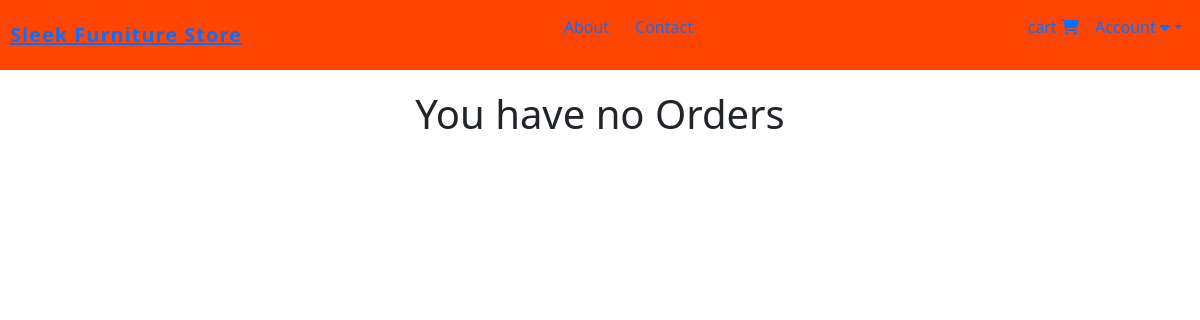
/orders (signed in), run on an earlier commit of the app's database.
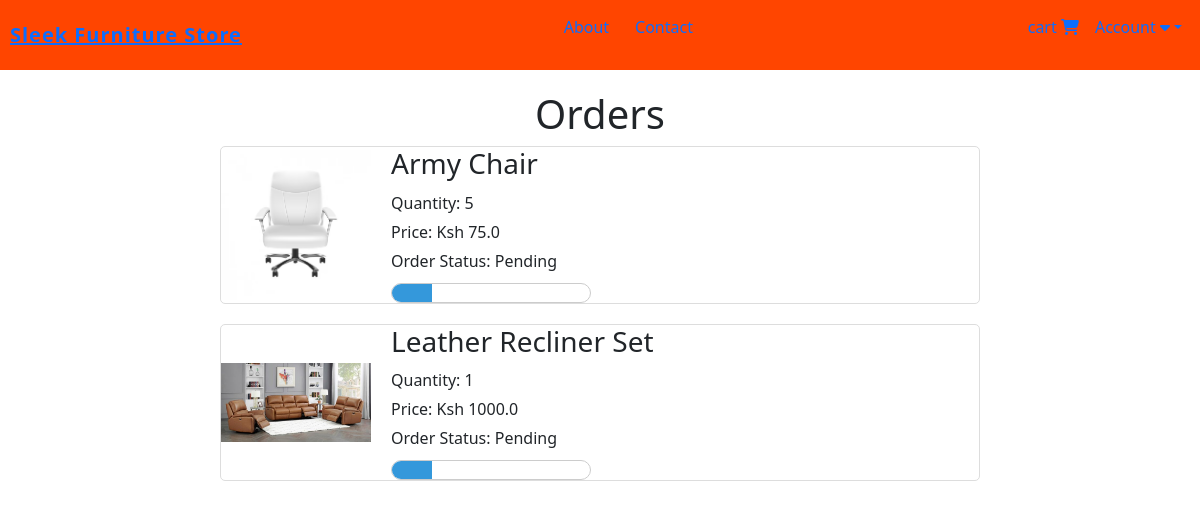
And on a later commit of the database.
### website/models.py (models this page shows, shortened)
class Order(db.Model):
    id = db.Column(db.Integer, primary_key=True)
    quantity = db.Column(db.Integer, nullable=False)
    price = db.Column(db.Float, nullable=False)
    status = db.Column(db.String(100), nullable=False)
    payment_id = db.Column(db.String(1000), nullable=False)
    customer_link = db.Column(db.Integer, db.ForeignKey('customer.id'), nullable=False)
    product_link = db.Column(db.Integer, db.ForeignKey('product.id'), nullable=False)

class Product(db.Model):
    id = db.Column(db.Integer, primary_key=True)
    product_name = db.Column(db.String(100), nullable=False)
    current_price = db.Column(db.Float, nullable=False)
    previous_price = db.Column(db.Float, nullable=False)
    in_stock = db.Column(db.Integer, nullable=False)
    product_picture = db.Column(db.String(1000), nullable=False)
    flash_sale = db.Column(db.Boolean, default=False)
    date_added = db.Column(db.DateTime(), default=datetime.utcnow)
    carts = db.relationship('Cart', backref='product', cascade='all, delete-orphan')
    orders = db.relationship('Order', backref='product', cascade='all, delete-orphan')

### website/views.py (the view)
@views.route('/orders')
@login_required
def order():
    orders = Order.query.filter_by(customer_link=current_user.id).all()
    return render_template('orders.html', orders=orders)

### website/__init__.py (called while the page is built)
def create_app():
    app = Flask(__name__)
    app.config['SECRET_KEY'] = 'Marymutiso' #For encrypting session data for auth etc.
    app.config['SQLALCHEMY_DATABASE_URI'] = f'sqlite:///{DB_NAME}'
    db.init_app(app)
    @app.errorhandler(404)
    def page_not_found(error):
        return render_template('404.html'), 404
    login_manager = LoginManager()
    login_manager.init_app(app)
    login_manager.login_view = 'auth.login'
    @login_manager.user_loader
    def load_user(id):
        return Customer.query.get(int(id))
    from .views import views
    from .auth import auth
    from .admin import admin
    from .models import Customer, Product, Cart, Order
    app.register_blueprint(views, url_prefix='/')
    app.register_blueprint(auth, url_prefix='/')
    app.register_blueprint(admin, url_prefix='/')
    with app.app_context():
        create_database()
    return app

### website/templates/orders.html (shortened to what this page needs)
{% extends 'base.html' %}
{% block content %}
    <div class="orders-container">
        <div>
            {% if orders %}
            <h1>Orders</h1>
            <div>
                <div>
                    {% for item in orders %}
                    <div class="order-item">
                        <img src="{{ item.product.product_picture }}" alt="">
                        <div class="order-item-details">
                            <h3>{{ item.product.product_name }}</h3>
                            <p>Quantity: {{ item.quantity }} </p>
                            <p>Price: Ksh {{ item.price }}</p>
                            <div>
                                <p>Order Status: {{ item.status }}</p>
                                <div class="progress-container">
                                    <div class="progress-bar {% if item.status == 'Pending' %}pending{% elif item.status == 'Accepted' %}accepted{% elif item.status == 'Out for delivery' %}out-for-delivery{% elif item.status == 'Delivered' %}delivered{% elif item.status == 'Canceled' %}canceled{% endif %}" style="width: {% if item.status == 'Pending' %}20{% elif item.status == 'Accepted' %}40{% elif item.status == 'Out for delivery' %}70{% elif item.status == 'Delivered' %}100{% elif item.status == 'Canceled' %}100{% endif %}%;"></div>
                                </div>
                            </div>
                        </div>
                    </div>
                    {% endfor %}
                </div>
            </div>
            {% else %}
            <h1>You have no Orders</h1>
            {% endif %}
        </div>
    </div>
{% endblock %}

### website/templates/base.html (shortened to what this page needs)
<!DOCTYPE html>
<html lang="en">
<head>
    <link rel="stylesheet" href="https://maxcdn.bootstrapcdn.com/bootstrap/5.3.2/css/bootstrap.min.css">
    <link rel="stylesheet" href="https://cdnjs.cloudflare.com/ajax/libs/bootstrap-icons/1.11.3/font/bootstrap-icons.min.css" />
    <link rel="stylesheet" href="{{ url_for('static', filename='css/navigation.css')}}">
    <link rel="stylesheet" href="{{ url_for('static', filename='css/home.css')}}">
    <link rel="stylesheet" href="{{ url_for('static', filename='css/auth.css')}}">
    <link rel="stylesheet" href="{{ url_for('static', filename='css/cart-orders.css')}}">
    <link rel="stylesheet" href="{{ url_for('static', filename='css/all.min.css') }}">
    <link rel="stylesheet" href="{{ url_for('static', filename='css/bootstrap.min.css') }}">
</head>
<body>
    <nav>
        <a class="logo">Sleek Furniture Store</a>
        <div>
            <ul>
                <li><a href="#">About</a></li>
                <li><a href="#">Contact</a></li>
            </ul>
        </div>
        <ul>
            <li>
                {% if cart | length < 1 %}
                <a href="/cart">cart
                    <i class="fa-solid fa-cart-shopping"></i>
                </a>
                {% else %}
                <a href="/cart">cart
                    <i class="bi bi-{{ cart | length }}-square-fill"></i>
                </a>
                {% endif %}
            </li>
            <li>
                <a href="#"  class="dropdown-toggle" data-bs-toggle="dropdown">Account <i class="fas fa-caret-down"></i></a>
    </nav>
    {% block content %} {% endblock %}
</body>
</html>

### website/static/css/navigation.css (style rules this page uses)
body { font-family: 'Arial', sans-serif; margin: 0; padding: 0; background: #eaeaea; }
nav { background-color: #f9f9f9; padding: 10px; display: flex; justify-content: space-between; align-items: center; background-color:orangered; }
nav .logo { font-size: 20px; font-weight: 700; letter-spacing: 1px; }
nav div { display: flex; justify-content: space-between; align-items: center; }
nav div ul { list-style: none; display: flex; margin-right: 5px; }
nav div ul li { margin: 5px; }
nav div ul li a { font-size: 16px; text-decoration: none; }
nav ul { display: flex; justify-content: space-between; align-items: center; list-style: none; }
nav ul li a { text-decoration: none; margin: 8px; }

### website/static/css/cart-orders.css (style rules this page uses)
h1 { text-align: center; margin-top: 20px; }
.orders-container { max-width: 800px; margin: 0 auto; padding: 20px; }
.order-item { display: flex; align-items: center; margin-bottom: 20px; border: 1px solid #ddd; border-radius: 5px; overflow: hidden; }
.order-item img { max-width: 150px; height: auto; margin-right: 20px; }
.order-item-details { flex: 1; }
.order-item-details h3 { margin-top: 0; margin-bottom: 10px; }
.order-item-details p { margin: 5px 0; }
.progress-container { height: 20px; border: 1px solid #ccc; overflow: hidden; width: 200px; border-radius: 10px; margin-top: 10px; }
.progress-bar { height: 100%; }
.progress-bar.pending { background-color: #3498db; }

What changed in the data, as far as the page shows it:
added Order: product.product_picture (picture), product.product_name "Army Chair", quantity "5", price "75.0", status "Pending"
added Order: product.product_picture (picture), product.product_name "Leather Recliner Set", quantity "1", price "1000.0", status "Pending"
Also different on the page:
text no longer shown: "You have no Orders"
text now shown: "Orders"
